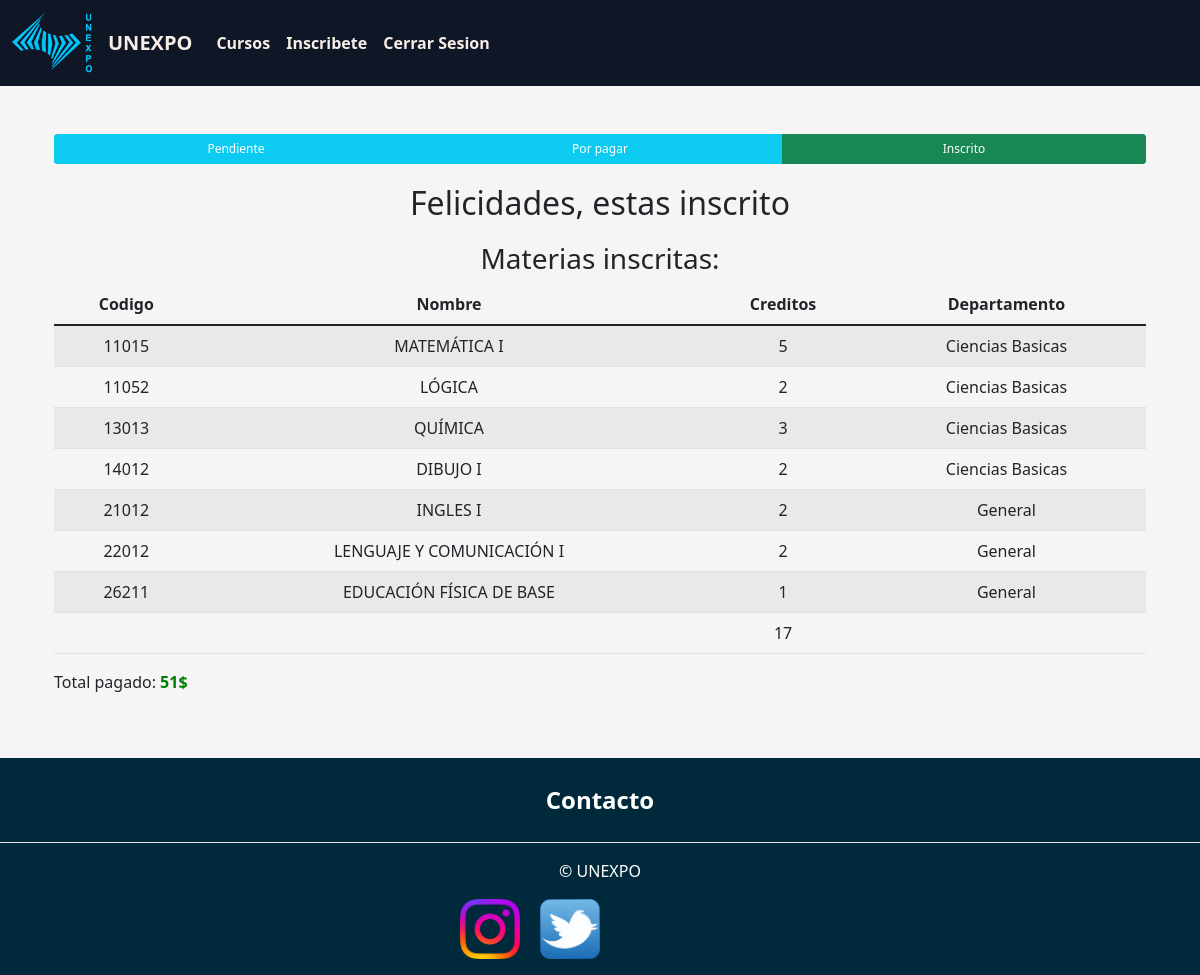
/pago/estado_inscrito (signed in), run on the app's committed database.
### Academico/models.py (models this page shows, shortened)
class RegistroInscripcion(models.Model):
    id = models.AutoField(primary_key=True)
    fecha_apertura = models.DateField(
        'Fecha de apertura de inscripcion', blank=True, null=True)
    hora_apertura = models.TimeField(
        'hora de apertura de inscripcion', blank=True, null=True)
    estudiante_id = models.ForeignKey(Usuario, on_delete=models.CASCADE)
    materias_ids = models.ManyToManyField(Materia, blank=True)
    fecha_inscripcion = models.DateTimeField(null=True, blank=True)
    pago_id = models.OneToOneField(
        RegistroPago, on_delete=models.CASCADE, null=True, blank=True)
    estados = [("pendiente", "Pendiente"),
               ("pago", "Estado de pago"), ("inscrito", "Inscrito")]
    estado = models.CharField(
        choices=estados, max_length=15, default="pendiente")

class Materia(models.Model):
    codigo = models.CharField(primary_key=True,  max_length=5)
    nombre = models.CharField(max_length=100)
    creditos = models.PositiveIntegerField()
    creditos_requerido = models.IntegerField()
    departamento_id = models.ForeignKey(Departamento, on_delete=models.CASCADE)
    opciones_semestres = [(1, 'Semestre 1'), (2, 'Semestre 2'), (3, 'Semestre 3'),
                          (4, 'Semestre 4'), (5, 'Semestre 5'), (6, 'Semestre 6'),
                          (7, 'Semestre 7'), (8, 'Semestre 8'), (9, 'Semestre 9'), (10, 'Semestre 10')]
    semestre = models.IntegerField(
        choices=opciones_semestres, blank=True, null=True)
    abierta = models.BooleanField(default=True)
    opciones_carrera = [('Industrial', 'Ingieneria Industrial'), ('Mecanica', 'Ingieneria Mecanica'),
                        ('Sistemas', 'Ingieneria Sistemas'), ('General', 'General')]
    carrera = models.CharField(
        choices=opciones_carrera, max_length=15, verbose_name=u'Carrera')

class Departamento(models.Model):
    codigo_dep = models.CharField(primary_key=True,  max_length=5)
    nombre = models.CharField(max_length=100)
    carrera_ids = models.ManyToManyField(Carrera, "Carreras")
    def __str__(self):
        return f'{self.nombre}'

### Academico/views.py (the view)
# urls.py: path('pago/estado_inscrito', login_required(views.estado_inscrito),
def estado_inscrito(request):
    estudiante_id = request.user.id
    registros_inscripcion = RegistroInscripcion.objects.filter(
        estudiante_id=estudiante_id)
    if registros_inscripcion:
        for registro in registros_inscripcion:
            estado = registro.estado
            materias = registro.materias_ids.all()
            if estado == "pago":
                registro.estado = "inscrito"
                registro.save()
                context = {
                    "registros_inscripcion": registros_inscripcion,
                    "materias": materias
                }
                return render(request, "finalizada.html", context)
            elif estado == "inscrito":
                context = {
                    "registros_inscripcion": registros_inscripcion,
                    "materias": materias
                }
                return render(request, "finalizada.html", context)

### Academico/context_process.py (called while the page is built)
def total(request):
    total_creditos = 0
    estudiante_id = request.user.id
    registro_inscripcion = RegistroInscripcion.objects.filter(
        estudiante_id=estudiante_id
    )
    if request.user.is_authenticated and registro_inscripcion:
        for registro in registro_inscripcion:
            materias = registro.materias_ids.all()
            for materia in materias:
                total_creditos += materia.creditos
    return {"total_creditos": total_creditos, "pago_total": total_creditos*3}

### Academico/models.py (called while the page is built)
    @property
    def is_staff(self):
        return self.usuario_administrador

### Academico/templates/finalizada.html (shortened to what this page needs)
{%extends "./base.html" %}
{% load static %}
{% load crispy_forms_tags %}
{% block estilos %}
    <link rel="stylesheet" href="css/style.css">
    <link rel="stylesheet" href="css/responsive.css">
{% endblock %}
{% block body %}
<main class="container py-4  my-4">
{% if registros_inscripcion %}
{% for registro in registros_inscripcion %}
<div class="container">
    <div class="progress bg-info" role="progressbar" aria-label="Basic example" aria-valuenow="25" aria-valuemin="0" aria-valuemax="100" style="height: 30px;">
        <div class="progress-bar bg-info" style="width: 100%; height: 30px;">Pendiente</div>
        <div class="progress-bar bg-info" style="width: 100%; height: 30px;">Por pagar</div>
        <div class="progress-bar bg-success" style="width: 100%; height: 30px;">Inscrito</div>
    </div>
</div>
<h2 style="text-align: center; margin-top: 20px;">Felicidades, estas inscrito</h2>
<h3 style="text-align: center; margin-top: 20px;">Materias inscritas:</h3>
<div class="container table-responsive">
    <table class="table table-striped">
        <thead>
            <tr class="text-center">
                <th>Codigo</th>
                <th>Nombre</th>
                <th>Creditos</th>
                <th>Departamento</th>
            </tr>
        </thead>
        <tbody>
            {% for materia in materias %}
            <tr class="text-center">
                <td>{{materia.codigo}}</td>
                <td>{{materia.nombre}}</td>
                <td>{{materia.creditos}}</td>
                <td>{{materia.departamento_id}}</td>
            </tr>
            {% endfor %}
            <tr>
                <td></td>
                <td></td>
                <td>{{total_creditos}}</td>
                <td></td>
            </tr>
        </tbody>
    </table>
    <p style="font-size: 50;">Total pagado: <b style="color: green;">{{pago_total}}$</b></p>
</div>
{% endfor %}
{% else %}
<p>No hay registro de inscripcion</p>
{% endif %}
</main>
{% endblock %}

### Academico/static/css/style.css (style rules this page uses)
body { background: #f5f5f5; }
:root { scroll-behavior: smooth; }
th,td { text-align: center; vertical-align: center; }

### data on the page
RegistroInscripcion: total_creditos "17", pago_total "51"
Materia: codigo "11015", nombre "MATEMÁTICA I", creditos "5", departamento_id "Ciencias Basicas"
Materia: codigo "11052", nombre "LÓGICA", creditos "2", departamento_id "Ciencias Basicas"
Materia: codigo "13013", nombre "QUÍMICA", creditos "3", departamento_id "Ciencias Basicas"
Materia: codigo "14012", nombre "DIBUJO I", creditos "2", departamento_id "Ciencias Basicas"
Materia: codigo "21012", nombre "INGLES I", creditos "2", departamento_id "General"
Materia: codigo "22012", nombre "LENGUAJE Y COMUNICACIÓN I", creditos "2", departamento_id "General"
Materia: codigo "26211", nombre "EDUCACIÓN FÍSICA DE BASE", creditos "1", departamento_id "General"
